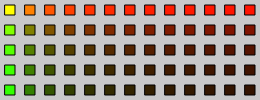
Frame 1 (no input)
Frame 2 (the mouse pressed at the canvas centre, redrawn once): identical to frame 1, image omitted

The p5.js sketch that drew this single still picture (run headless with seeded random() and noise() and a simulated clock; the mouse was pressed at the canvas centre and the sketch redrawn once):

// p5.js sketch
// ── sketch.js

// Global constant canvas width
let width = 260;
let height = 100;
let slider;

function setup() {
    createCanvas(width, height);
    noLoop();
}

function draw() {
    background(200, 200, 200);
    
    // === Set initial box coordinates ==
    // Initial box coordinate will vary depending on the width and height
    let x = isEven(width/10) ? 5 : 10;
    let y = isEven(height/10) ? 5 : 10;
    let c = color (255, 204, 0);
    
    
    for (var row = 0; row < Math.floor(height/20) ; row ++) {
        for (var col = 0; col < Math.floor(width/20) ; col ++) {
            c = calculateColor(row+1, col+1);
            fill(c);
            
            // Draw a square
            square(x, y, 10)
            x += 20;
        }
        // Reset the x value after looping thru the columns
        x = isEven(width) ? 5 : 10;
        y += 20;
    }
}

function isEven(x) {
    return (x%2 == 0) ? true : false;
}

function calculateColor(x, y) {
    console.log(x + ":" + y);
    console.log(256/x + ":" + 256/y);
    var c = color (256/x, 256/y, 0);
    return c;
}
